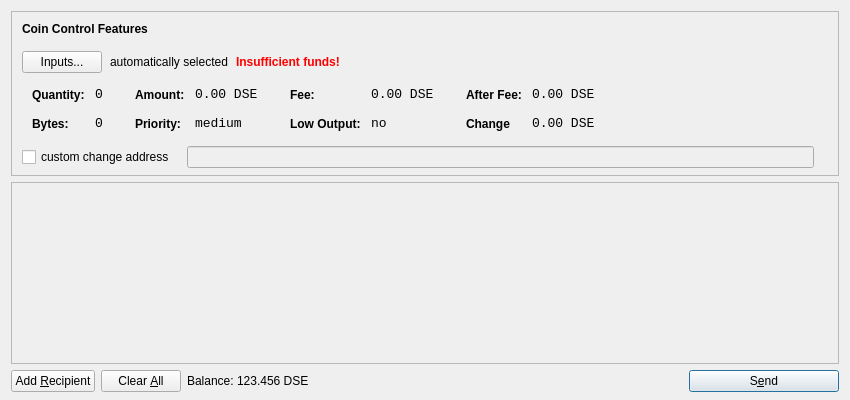
<?xml version="1.0" encoding="UTF-8"?>
<ui version="4.0">
 <class>SendCoinsDialog</class>
 <widget class="QDialog" name="SendCoinsDialog">
  <property name="geometry">
   <rect>
    <x>0</x>
    <y>0</y>
    <width>850</width>
    <height>400</height>
   </rect>
  </property>
  <property name="windowTitle">
   <string>Send Coins</string>
  </property>
  <layout class="QVBoxLayout" name="verticalLayout" stretch="0,1,0">
   <property name="bottomMargin">
    <number>8</number>
   </property>
   <item>
    <widget class="QFrame" name="frameCoinControl">
     <property name="sizePolicy">
      <sizepolicy hsizetype="Expanding" vsizetype="Expanding">
       <horstretch>0</horstretch>
       <verstretch>0</verstretch>
      </sizepolicy>
     </property>
     <property name="maximumSize">
      <size>
       <width>16777215</width>
       <height>16777215</height>
      </size>
     </property>
     <property name="frameShape">
      <enum>QFrame::StyledPanel</enum>
     </property>
     <property name="frameShadow">
      <enum>QFrame::Sunken</enum>
     </property>
     <layout class="QVBoxLayout" name="verticalLayoutCoinControl2">
      <property name="spacing">
       <number>-1</number>
      </property>
      <property name="leftMargin">
       <number>0</number>
      </property>
      <property name="topMargin">
       <number>0</number>
      </property>
      <property name="rightMargin">
       <number>0</number>
      </property>
      <property name="bottomMargin">
       <number>6</number>
      </property>
      <item>
       <layout class="QVBoxLayout" name="verticalLayoutCoinControl" stretch="0,0,0,0,1">
        <property name="spacing">
         <number>0</number>
        </property>
        <property name="leftMargin">
         <number>10</number>
        </property>
        <property name="topMargin">
         <number>10</number>
        </property>
        <item>
         <layout class="QHBoxLayout" name="horizontalLayoutCoinControl1">
          <property name="bottomMargin">
           <number>15</number>
          </property>
          <item>
           <widget class="QLabel" name="labelCoinControlFeatures">
            <property name="sizePolicy">
             <sizepolicy hsizetype="Preferred" vsizetype="Maximum">
              <horstretch>0</horstretch>
              <verstretch>0</verstretch>
             </sizepolicy>
            </property>
            <property name="font">
             <font>
              <weight>75</weight>
              <bold>true</bold>
             </font>
            </property>
            <property name="styleSheet">
             <string notr="true">font-weight:bold;</string>
            </property>
            <property name="text">
             <string>Coin Control Features</string>
            </property>
           </widget>
          </item>
         </layout>
        </item>
        <item>
         <layout class="QHBoxLayout" name="horizontalLayoutCoinControl2" stretch="0,0,0,0">
          <property name="spacing">
           <number>8</number>
          </property>
          <property name="bottomMargin">
           <number>10</number>
          </property>
          <item>
           <widget class="QPushButton" name="pushButtonCoinControl">
            <property name="styleSheet">
             <string notr="true"/>
            </property>
            <property name="text">
             <string>Inputs...</string>
            </property>
           </widget>
          </item>
          <item>
           <widget class="QLabel" name="labelCoinControlAutomaticallySelected">
            <property name="text">
             <string>automatically selected</string>
            </property>
            <property name="margin">
             <number>5</number>
            </property>
           </widget>
          </item>
          <item>
           <widget class="QLabel" name="labelCoinControlInsuffFunds">
            <property name="font">
             <font>
              <weight>75</weight>
              <bold>true</bold>
             </font>
            </property>
            <property name="styleSheet">
             <string notr="true">color:red;font-weight:bold;</string>
            </property>
            <property name="text">
             <string>Insufficient funds!</string>
            </property>
            <property name="margin">
             <number>5</number>
            </property>
           </widget>
          </item>
          <item>
           <spacer name="horizontalSpacerCoinControl">
            <property name="orientation">
             <enum>Qt::Horizontal</enum>
            </property>
            <property name="sizeHint" stdset="0">
             <size>
              <width>40</width>
              <height>1</height>
             </size>
            </property>
           </spacer>
          </item>
         </layout>
        </item>
        <item>
         <widget class="QWidget" name="widgetCoinControl" native="true">
          <property name="sizePolicy">
           <sizepolicy hsizetype="Preferred" vsizetype="Preferred">
            <horstretch>0</horstretch>
            <verstretch>0</verstretch>
           </sizepolicy>
          </property>
          <property name="minimumSize">
           <size>
            <width>0</width>
            <height>0</height>
           </size>
          </property>
          <property name="styleSheet">
           <string notr="true"/>
          </property>
          <layout class="QHBoxLayout" name="horizontalLayoutCoinControl5">
           <property name="margin">
            <number>0</number>
           </property>
           <item>
            <layout class="QHBoxLayout" name="horizontalLayoutCoinControl3" stretch="0,0,0,1">
             <property name="spacing">
              <number>20</number>
             </property>
             <property name="topMargin">
              <number>0</number>
             </property>
             <property name="bottomMargin">
              <number>10</number>
             </property>
             <item>
              <layout class="QFormLayout" name="formLayoutCoinControl1">
               <property name="horizontalSpacing">
                <number>10</number>
               </property>
               <property name="verticalSpacing">
                <number>14</number>
               </property>
               <property name="leftMargin">
                <number>10</number>
               </property>
               <property name="topMargin">
                <number>4</number>
               </property>
               <property name="rightMargin">
                <number>6</number>
               </property>
               <item row="0" column="0">
                <widget class="QLabel" name="labelCoinControlQuantityText">
                 <property name="styleSheet">
                  <string notr="true">font-weight:bold;</string>
                 </property>
                 <property name="text">
                  <string>Quantity:</string>
                 </property>
                 <property name="margin">
                  <number>0</number>
                 </property>
                </widget>
               </item>
               <item row="0" column="1">
                <widget class="QLabel" name="labelCoinControlQuantity">
                 <property name="font">
                  <font>
                   <family>Monospace</family>
                   <pointsize>10</pointsize>
                  </font>
                 </property>
                 <property name="cursor">
                  <cursorShape>IBeamCursor</cursorShape>
                 </property>
                 <property name="contextMenuPolicy">
                  <enum>Qt::ActionsContextMenu</enum>
                 </property>
                 <property name="text">
                  <string>0</string>
                 </property>
                 <property name="margin">
                  <number>0</number>
                 </property>
                 <property name="textInteractionFlags">
                  <set>Qt::LinksAccessibleByMouse|Qt::TextSelectableByKeyboard|Qt::TextSelectableByMouse</set>
                 </property>
                </widget>
               </item>
               <item row="1" column="0">
                <widget class="QLabel" name="labelCoinControlBytesText">
                 <property name="styleSheet">
                  <string notr="true">font-weight:bold;</string>
                 </property>
                 <property name="text">
                  <string>Bytes:</string>
                 </property>
                </widget>
               </item>
               <item row="1" column="1">
                <widget class="QLabel" name="labelCoinControlBytes">
                 <property name="font">
                  <font>
                   <family>Monospace</family>
                   <pointsize>10</pointsize>
                  </font>
                 </property>
                 <property name="cursor">
                  <cursorShape>IBeamCursor</cursorShape>
                 </property>
                 <property name="contextMenuPolicy">
                  <enum>Qt::ActionsContextMenu</enum>
                 </property>
                 <property name="text">
                  <string>0</string>
                 </property>
                 <property name="textInteractionFlags">
                  <set>Qt::LinksAccessibleByMouse|Qt::TextSelectableByKeyboard|Qt::TextSelectableByMouse</set>
                 </property>
                </widget>
               </item>
              </layout>
             </item>
             <item>
              <layout class="QFormLayout" name="formLayoutCoinControl2">
               <property name="horizontalSpacing">
                <number>10</number>
               </property>
               <property name="verticalSpacing">
                <number>14</number>
               </property>
               <property name="leftMargin">
                <number>6</number>
               </property>
               <property name="topMargin">
                <number>4</number>
               </property>
               <property name="rightMargin">
                <number>6</number>
               </property>
               <item row="0" column="0">
                <widget class="QLabel" name="labelCoinControlAmountText">
                 <property name="styleSheet">
                  <string notr="true">font-weight:bold;</string>
                 </property>
                 <property name="text">
                  <string>Amount:</string>
                 </property>
                 <property name="margin">
                  <number>0</number>
                 </property>
                </widget>
               </item>
               <item row="0" column="1">
                <widget class="QLabel" name="labelCoinControlAmount">
                 <property name="font">
                  <font>
                   <family>Monospace</family>
                   <pointsize>10</pointsize>
                  </font>
                 </property>
                 <property name="cursor">
                  <cursorShape>IBeamCursor</cursorShape>
                 </property>
                 <property name="contextMenuPolicy">
                  <enum>Qt::ActionsContextMenu</enum>
                 </property>
                 <property name="text">
                  <string notr="true">0.00 DSE</string>
                 </property>
                 <property name="textInteractionFlags">
                  <set>Qt::LinksAccessibleByMouse|Qt::TextSelectableByKeyboard|Qt::TextSelectableByMouse</set>
                 </property>
                </widget>
               </item>
               <item row="1" column="0">
                <widget class="QLabel" name="labelCoinControlPriorityText">
                 <property name="styleSheet">
                  <string notr="true">font-weight:bold;</string>
                 </property>
                 <property name="text">
                  <string>Priority:</string>
                 </property>
                </widget>
               </item>
               <item row="1" column="1">
                <widget class="QLabel" name="labelCoinControlPriority">
                 <property name="font">
                  <font>
                   <family>Monospace</family>
                   <pointsize>10</pointsize>
                  </font>
                 </property>
                 <property name="cursor">
                  <cursorShape>IBeamCursor</cursorShape>
                 </property>
                 <property name="contextMenuPolicy">
                  <enum>Qt::ActionsContextMenu</enum>
                 </property>
                 <property name="text">
                  <string>medium</string>
                 </property>
                 <property name="textInteractionFlags">
                  <set>Qt::LinksAccessibleByMouse|Qt::TextSelectableByKeyboard|Qt::TextSelectableByMouse</set>
                 </property>
                </widget>
               </item>
              </layout>
             </item>
             <item>
              <layout class="QFormLayout" name="formLayoutCoinControl3">
               <property name="horizontalSpacing">
                <number>10</number>
               </property>
               <property name="verticalSpacing">
                <number>14</number>
               </property>
               <property name="leftMargin">
                <number>6</number>
               </property>
               <property name="topMargin">
                <number>4</number>
               </property>
               <property name="rightMargin">
                <number>6</number>
               </property>
               <item row="0" column="0">
                <widget class="QLabel" name="labelCoinControlFeeText">
                 <property name="styleSheet">
                  <string notr="true">font-weight:bold;</string>
                 </property>
                 <property name="text">
                  <string>Fee:</string>
                 </property>
                 <property name="margin">
                  <number>0</number>
                 </property>
                </widget>
               </item>
               <item row="0" column="1">
                <widget class="QLabel" name="labelCoinControlFee">
                 <property name="font">
                  <font>
                   <family>Monospace</family>
                   <pointsize>10</pointsize>
                  </font>
                 </property>
                 <property name="cursor">
                  <cursorShape>IBeamCursor</cursorShape>
                 </property>
                 <property name="contextMenuPolicy">
                  <enum>Qt::ActionsContextMenu</enum>
                 </property>
                 <property name="text">
                  <string notr="true">0.00 DSE</string>
                 </property>
                 <property name="textInteractionFlags">
                  <set>Qt::LinksAccessibleByMouse|Qt::TextSelectableByKeyboard|Qt::TextSelectableByMouse</set>
                 </property>
                </widget>
               </item>
               <item row="1" column="0">
                <widget class="QLabel" name="labelCoinControlLowOutputText">
                 <property name="styleSheet">
                  <string notr="true">font-weight:bold;</string>
                 </property>
                 <property name="text">
                  <string>Low Output:</string>
                 </property>
                </widget>
               </item>
               <item row="1" column="1">
                <widget class="QLabel" name="labelCoinControlLowOutput">
                 <property name="font">
                  <font>
                   <family>Monospace</family>
                   <pointsize>10</pointsize>
                  </font>
                 </property>
                 <property name="cursor">
                  <cursorShape>IBeamCursor</cursorShape>
                 </property>
                 <property name="contextMenuPolicy">
                  <enum>Qt::ActionsContextMenu</enum>
                 </property>
                 <property name="text">
                  <string>no</string>
                 </property>
                 <property name="textInteractionFlags">
                  <set>Qt::LinksAccessibleByMouse|Qt::TextSelectableByKeyboard|Qt::TextSelectableByMouse</set>
                 </property>
                </widget>
               </item>
              </layout>
             </item>
             <item>
              <layout class="QFormLayout" name="formLayoutCoinControl4">
               <property name="horizontalSpacing">
                <number>10</number>
               </property>
               <property name="verticalSpacing">
                <number>14</number>
               </property>
               <property name="leftMargin">
                <number>6</number>
               </property>
               <property name="topMargin">
                <number>4</number>
               </property>
               <property name="rightMargin">
                <number>6</number>
               </property>
               <item row="0" column="0">
                <widget class="QLabel" name="labelCoinControlAfterFeeText">
                 <property name="styleSheet">
                  <string notr="true">font-weight:bold;</string>
                 </property>
                 <property name="text">
                  <string>After Fee:</string>
                 </property>
                 <property name="margin">
                  <number>0</number>
                 </property>
                </widget>
               </item>
               <item row="0" column="1">
                <widget class="QLabel" name="labelCoinControlAfterFee">
                 <property name="font">
                  <font>
                   <family>Monospace</family>
                   <pointsize>10</pointsize>
                  </font>
                 </property>
                 <property name="cursor">
                  <cursorShape>IBeamCursor</cursorShape>
                 </property>
                 <property name="contextMenuPolicy">
                  <enum>Qt::ActionsContextMenu</enum>
                 </property>
                 <property name="text">
                  <string notr="true">0.00 DSE</string>
                 </property>
                 <property name="textInteractionFlags">
                  <set>Qt::LinksAccessibleByMouse|Qt::TextSelectableByKeyboard|Qt::TextSelectableByMouse</set>
                 </property>
                </widget>
               </item>
               <item row="1" column="0">
                <widget class="QLabel" name="labelCoinControlChangeText">
                 <property name="styleSheet">
                  <string notr="true">font-weight:bold;</string>
                 </property>
                 <property name="text">
                  <string>Change</string>
                 </property>
                </widget>
               </item>
               <item row="1" column="1">
                <widget class="QLabel" name="labelCoinControlChange">
                 <property name="font">
                  <font>
                   <family>Monospace</family>
                   <pointsize>10</pointsize>
                  </font>
                 </property>
                 <property name="cursor">
                  <cursorShape>IBeamCursor</cursorShape>
                 </property>
                 <property name="contextMenuPolicy">
                  <enum>Qt::ActionsContextMenu</enum>
                 </property>
                 <property name="text">
                  <string notr="true">0.00 DSE</string>
                 </property>
                 <property name="textInteractionFlags">
                  <set>Qt::LinksAccessibleByMouse|Qt::TextSelectableByKeyboard|Qt::TextSelectableByMouse</set>
                 </property>
                </widget>
               </item>
              </layout>
             </item>
            </layout>
           </item>
          </layout>
         </widget>
        </item>
        <item>
         <layout class="QHBoxLayout" name="horizontalLayoutCoinControl4" stretch="0,0,0">
          <property name="spacing">
           <number>12</number>
          </property>
          <property name="sizeConstraint">
           <enum>QLayout::SetDefaultConstraint</enum>
          </property>
          <property name="topMargin">
           <number>5</number>
          </property>
          <property name="rightMargin">
           <number>5</number>
          </property>
          <item>
           <widget class="QCheckBox" name="checkBoxCoinControlChange">
            <property name="text">
             <string>custom change address</string>
            </property>
           </widget>
          </item>
          <item>
           <widget class="QLineEdit" name="lineEditCoinControlChange">
            <property name="enabled">
             <bool>false</bool>
            </property>
            <property name="sizePolicy">
             <sizepolicy hsizetype="Expanding" vsizetype="Fixed">
              <horstretch>0</horstretch>
              <verstretch>0</verstretch>
             </sizepolicy>
            </property>
           </widget>
          </item>
          <item>
           <widget class="QLabel" name="labelCoinControlChangeLabel">
            <property name="sizePolicy">
             <sizepolicy hsizetype="Preferred" vsizetype="Expanding">
              <horstretch>0</horstretch>
              <verstretch>0</verstretch>
             </sizepolicy>
            </property>
            <property name="minimumSize">
             <size>
              <width>0</width>
              <height>0</height>
             </size>
            </property>
            <property name="text">
             <string/>
            </property>
            <property name="margin">
             <number>3</number>
            </property>
           </widget>
          </item>
         </layout>
        </item>
        <item>
         <spacer name="verticalSpacerCoinControl">
          <property name="orientation">
           <enum>Qt::Vertical</enum>
          </property>
          <property name="sizeHint" stdset="0">
           <size>
            <width>800</width>
            <height>1</height>
           </size>
          </property>
         </spacer>
        </item>
       </layout>
      </item>
     </layout>
    </widget>
   </item>
   <item>
    <widget class="QScrollArea" name="scrollArea">
     <property name="widgetResizable">
      <bool>true</bool>
     </property>
     <widget class="QWidget" name="scrollAreaWidgetContents">
      <property name="geometry">
       <rect>
        <x>0</x>
        <y>0</y>
        <width>830</width>
        <height>165</height>
       </rect>
      </property>
      <layout class="QVBoxLayout" name="verticalLayout_2">
       <property name="margin">
        <number>0</number>
       </property>
       <item>
        <layout class="QVBoxLayout" name="entries">
         <property name="spacing">
          <number>6</number>
         </property>
        </layout>
       </item>
       <item>
        <spacer name="verticalSpacer">
         <property name="orientation">
          <enum>Qt::Vertical</enum>
         </property>
         <property name="sizeHint" stdset="0">
          <size>
           <width>20</width>
           <height>40</height>
          </size>
         </property>
        </spacer>
       </item>
      </layout>
     </widget>
    </widget>
   </item>
   <item>
    <layout class="QHBoxLayout" name="horizontalLayout">
     <item>
      <widget class="QPushButton" name="addButton">
       <property name="toolTip">
        <string>Send to multiple recipients at once</string>
       </property>
       <property name="text">
        <string>Add &amp;Recipient</string>
       </property>
       <property name="autoDefault">
        <bool>false</bool>
       </property>
      </widget>
     </item>
     <item>
      <widget class="QPushButton" name="clearButton">
       <property name="sizePolicy">
        <sizepolicy hsizetype="Minimum" vsizetype="Fixed">
         <horstretch>0</horstretch>
         <verstretch>0</verstretch>
        </sizepolicy>
       </property>
       <property name="toolTip">
        <string>Remove all transaction fields</string>
       </property>
       <property name="text">
        <string>Clear &amp;All</string>
       </property>
       <property name="autoRepeatDelay">
        <number>300</number>
       </property>
       <property name="autoDefault">
        <bool>false</bool>
       </property>
      </widget>
     </item>
     <item>
      <layout class="QHBoxLayout" name="horizontalLayout_2">
       <property name="spacing">
        <number>3</number>
       </property>
       <item>
        <widget class="QLabel" name="label">
         <property name="sizePolicy">
          <sizepolicy hsizetype="Preferred" vsizetype="Fixed">
           <horstretch>0</horstretch>
           <verstretch>0</verstretch>
          </sizepolicy>
         </property>
         <property name="text">
          <string>Balance:</string>
         </property>
        </widget>
       </item>
       <item>
        <widget class="QLabel" name="labelBalance">
         <property name="sizePolicy">
          <sizepolicy hsizetype="Preferred" vsizetype="Fixed">
           <horstretch>0</horstretch>
           <verstretch>0</verstretch>
          </sizepolicy>
         </property>
         <property name="cursor">
          <cursorShape>IBeamCursor</cursorShape>
         </property>
         <property name="text">
          <string notr="true">123.456 DSE</string>
         </property>
         <property name="textInteractionFlags">
          <set>Qt::LinksAccessibleByMouse|Qt::TextSelectableByKeyboard|Qt::TextSelectableByMouse</set>
         </property>
        </widget>
       </item>
      </layout>
     </item>
     <item>
      <spacer name="horizontalSpacer">
       <property name="orientation">
        <enum>Qt::Horizontal</enum>
       </property>
       <property name="sizeHint" stdset="0">
        <size>
         <width>40</width>
         <height>20</height>
        </size>
       </property>
      </spacer>
     </item>
     <item>
      <widget class="QPushButton" name="sendButton">
       <property name="minimumSize">
        <size>
         <width>150</width>
         <height>0</height>
        </size>
       </property>
       <property name="toolTip">
        <string>Confirm the send action</string>
       </property>
       <property name="text">
        <string>S&amp;end</string>
       </property>
       <property name="icon">
        <iconset resource="../bitcoin.qrc">
         <normaloff>:/icons/send</normaloff>:/icons/send</iconset>
       </property>
       <property name="default">
        <bool>true</bool>
       </property>
      </widget>
     </item>
    </layout>
   </item>
  </layout>
 </widget>
 <resources>
  <include location="../bitcoin.qrc"/>
 </resources>
 <connections/>
</ui>
